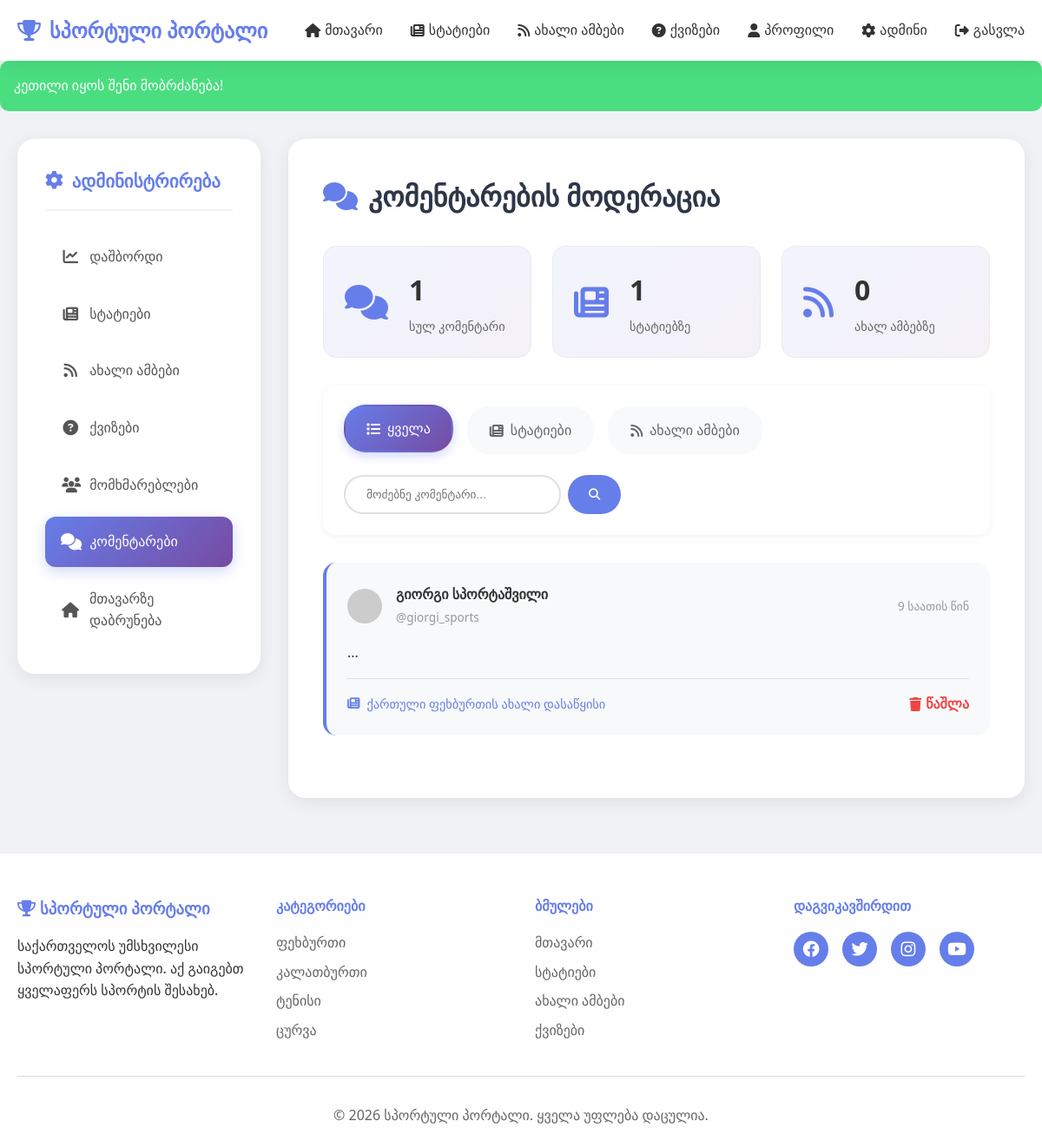
Page /admin/comments.php (signed in) on the committed database.
### tables this page shows
CREATE TABLE `comments` (
  `id` int(11) NOT NULL,
  `user_id` int(11) NOT NULL,
  `article_id` int(11) DEFAULT NULL,
  `news_id` int(11) DEFAULT NULL,
  `content` text NOT NULL,
  `created_at` timestamp NOT NULL DEFAULT current_timestamp()
);

CREATE TABLE `users` (
  `id` int(11) NOT NULL,
  `username` varchar(50) NOT NULL,
  `email` varchar(100) NOT NULL,
  `password` varchar(255) NOT NULL,
  `full_name` varchar(100) NOT NULL,
  `profile_image` varchar(255) DEFAULT 'default.jpg',
  `role` enum('user','admin') DEFAULT 'user',
  `created_at` timestamp NOT NULL DEFAULT current_timestamp(),
  `last_login` timestamp NULL DEFAULT NULL
);

CREATE TABLE `articles` (
  `id` int(11) NOT NULL,
  `user_id` int(11) NOT NULL,
  `title` varchar(200) NOT NULL,
  `content` text NOT NULL,
  `category` enum('ფეხბურთი','კალათბურთი','ტენისი','ცურვა','ძალოვანი სპორტი','სხვა') NOT NULL,
  `image` varchar(255) DEFAULT NULL,
  `views` int(11) DEFAULT 0,
  `status` enum('draft','published') DEFAULT 'published',
  `created_at` timestamp NOT NULL DEFAULT current_timestamp(),
  `updated_at` timestamp NOT NULL DEFAULT current_timestamp() ON UPDATE current_timestamp()
);

### admin/comments.php (the view, shortened to what this page needs)
<?php
require_once '../config/database.php';
require_once '../includes/functions.php';
$filter = $_GET['filter'] ?? 'all';
$search = $_GET['search'] ?? '';
$query = "
    SELECT c.*,
           u.username, u.full_name,
           a.title as article_title,
           n.title as news_title
    FROM comments c
    JOIN users u ON c.user_id = u.id
    LEFT JOIN articles a ON c.article_id = a.id
    LEFT JOIN news n ON c.news_id = n.id
    WHERE 1=1
";
$query .= " ORDER BY c.created_at DESC";
$stmt = $pdo->prepare($query);
$stmt->execute();
$comments = $stmt->fetchAll();
$stats = [
    'total' => count($comments),
    'articles' => count(array_filter($comments, fn($c) => $c['article_id'])),
    'news' => count(array_filter($comments, fn($c) => $c['news_id']))
];
include '../includes/header.php';
?>
<link rel="stylesheet" href="../css/admin_style.css">
<div class="container">
    <div class="admin-wrapper">
        <aside class="admin-sidebar">
            <h3><i class="fas fa-cog"></i> ადმინისტრირება</h3>
            <nav class="admin-nav">
                <a href="index.php"><i class="fas fa-chart-line"></i> დაშბორდი</a>
                <a href="articles.php"><i class="fas fa-newspaper"></i> სტატიები</a>
                <a href="news.php"><i class="fas fa-rss"></i> ახალი ამბები</a>
                <a href="quizzes.php"><i class="fas fa-question-circle"></i> ქვიზები</a>
                <a href="users.php"><i class="fas fa-users"></i> მომხმარებლები</a>
                <a href="comments.php" class="active"><i class="fas fa-comments"></i> კომენტარები</a>
                <a href="../index.php"><i class="fas fa-home"></i> მთავარზე დაბრუნება</a>
            </nav>
        </aside>
        <main class="admin-content">
            <h1><i class="fas fa-comments"></i> კომენტარების მოდერაცია</h1>
            <div class="comment-stats">
                <div class="stat-box">
                    <i class="fas fa-comments"></i>
                    <div>
                        <h3><?php echo $stats['total']; ?></h3>
                        <p>სულ კომენტარი</p>
                    </div>
                </div>
                <div class="stat-box">
                    <i class="fas fa-newspaper"></i>
                    <div>
                        <h3><?php echo $stats['articles']; ?></h3>
                        <p>სტატიებზე</p>
                    </div>
                </div>
                <div class="stat-box">
                    <i class="fas fa-rss"></i>
                    <div>
                        <h3><?php echo $stats['news']; ?></h3>
                        <p>ახალ ამბებზე</p>
                    </div>
                </div>
            </div>
            <div class="filter-section">
                <div class="filter-buttons">
                    <a href="comments.php?filter=all" class="filter-btn <?php echo $filter === 'all' ? 'active' : ''; ?>">
                        <i class="fas fa-list"></i> ყველა
                    </a>
                    <a href="comments.php?filter=articles" class="filter-btn <?php echo $filter === 'articles' ? 'active' : ''; ?>">
                        <i class="fas fa-newspaper"></i> სტატიები
                    </a>
                    <a href="comments.php?filter=news" class="filter-btn <?php echo $filter === 'news' ? 'active' : ''; ?>">
                        <i class="fas fa-rss"></i> ახალი ამბები
                    </a>
                </div>
                <form method="GET" class="search-form">
                    <input type="text" name="search" placeholder="მოძებნე კომენტარი..."
                           value="<?php echo clean_input($search); ?>">
                    <button type="submit"><i class="fas fa-search"></i></button>
                </form>
            </div>
            <div class="admin-section">
                <?php if (empty($comments)): ?>
                <p class="no-data">კომენტარები არ მოიძებნა</p>
                <?php else: ?>
                <div class="comments-grid">
                    <?php foreach ($comments as $comment): ?>
                    <div class="comment-card">
                        <div class="comment-header">
                            <div class="comment-user">
                                <img src="../uploads/profiles/<?php echo $comment['profile_image'] ?? 'default.jpg'; ?>"
                                     alt="<?php echo clean_input($comment['username']); ?>"
                                     onerror="this.src='https://via.placeholder.com/40'">
                                <div>
                                    <strong><?php echo clean_input($comment['full_name']); ?></strong>
                                    <span class="comment-username">@<?php echo clean_input($comment['username']); ?></span>
                                </div>
                            </div>
                            <span class="comment-date"><?php echo format_date($comment['created_at']); ?></span>
                        </div>
                        <div class="comment-content">
                            <p><?php echo nl2br(clean_input($comment['content'])); ?></p>
                        </div>
                        <div class="comment-meta">
                            <div class="comment-source">
                                <?php if ($comment['article_id']): ?>
                                <i class="fas fa-newspaper"></i>
                                <a href="../article.php?id=<?php echo $comment['article_id']; ?>" target="_blank">
                                    <?php echo truncate_text(clean_input($comment['article_title']), 40); ?>
                                </a>
                                <?php endif; ?>
                            </div>
                            <a href="comments.php?delete=<?php echo $comment['id']; ?>&filter=<?php echo $filter; ?>&search=<?php echo urlencode($search); ?>"
                               class="delete-comment-btn"
                               onclick="return confirm('დარწმუნებული ხართ რომ გსურთ კომენტარის წაშლა?');">
                                <i class="fas fa-trash"></i> წაშლა
                            </a>
                        </div>
                    </div>
                    <?php endforeach; ?>
                </div>
                <?php endif; ?>
            </div>
        </main>
    </div>
</div>
<?php include '../includes/footer.php'; ?>

### css/style.css (style rules this page uses)
* { margin: 0; padding: 0; box-sizing: border-box; }
html { scroll-behavior: smooth; scroll-padding-top: 120px; }
body { font-family: 'Segoe UI', Tahoma, Geneva, Verdana, sans-serif; line-height: 1.6; color: #333; background: linear-gradient(135deg, #667eea 0%, #764ba2 100%); min-height: 100vh; }
.container { max-width: 1200px; margin: 0 auto; padding: 0 20px; }

### admin/comments.php (style rules this page uses)
.comment-stats { display: grid; grid-template-columns: repeat(auto-fit, minmax(200px, 1fr)); gap: 1.5rem; margin-bottom: 2rem; }
.stat-box { background: linear-gradient(135deg, #667eea15, #764ba215); padding: 1.5rem; border-radius: 15px; display: flex; align-items: center; gap: 1.5rem; }
.stat-box i { font-size: 2.5rem; color: #667eea; }
.stat-box h3 { font-size: 2rem; color: #333; margin-bottom: 0.3rem; }
.stat-box p { color: #666; font-size: 0.9rem; }
.filter-section { background: white; padding: 1.5rem; border-radius: 15px; margin-bottom: 2rem; display: flex; justify-content: space-between; align-items: center; gap: 1.5rem; flex-wrap: wrap; }
.filter-buttons { display: flex; gap: 1rem; }
.filter-btn { padding: 0.8rem 1.5rem; border-radius: 25px; text-decoration: none; color: #666; background: #f8f9fa; transition: all 0.3s; display: flex; align-items: center; gap: 8px; font-weight: 500; }
.filter-btn:hover, .filter-btn.active { background: linear-gradient(135deg, #667eea, #764ba2); color: white; }
.search-form { display: flex; gap: 0.5rem; }
.search-form input { padding: 0.8rem 1.5rem; border: 2px solid #e0e0e0; border-radius: 25px; min-width: 250px; outline: none; }
.search-form button { padding: 0.8rem 1.5rem; background: #667eea; color: white; border: none; border-radius: 25px; cursor: pointer; transition: all 0.3s; }
.comments-grid { display: grid; gap: 1.5rem; }
.comment-card { background: #f8f9fa; padding: 1.5rem; border-radius: 15px; border-left: 4px solid #667eea; }
.comment-header { display: flex; justify-content: space-between; align-items: center; margin-bottom: 1rem; }
.comment-user { display: flex; align-items: center; gap: 1rem; }
.comment-user img { width: 40px; height: 40px; border-radius: 50%; object-fit: cover; }
.comment-user strong { display: block; color: #333; }
.comment-username { color: #999; font-size: 0.85rem; }
.comment-date { color: #999; font-size: 0.85rem; }
.comment-content { margin-bottom: 1rem; }
.comment-content p { color: #333; line-height: 1.6; }
.comment-meta { display: flex; justify-content: space-between; align-items: center; padding-top: 1rem; border-top: 1px solid #e0e0e0; }
.comment-source { display: flex; align-items: center; gap: 8px; color: #666; font-size: 0.9rem; }
.comment-source i { color: #667eea; }
.comment-source a { color: #667eea; text-decoration: none; }
.delete-comment-btn { color: #ef4444; text-decoration: none; font-weight: 600; display: flex; align-items: center; gap: 5px; transition: all 0.3s; }

### rows in the picture
comments: article+news "1", article+news "0", user.full_name "გიორგი სპორტაშვილი", user.username "giorgi_sports", created_at "9 საათის წინ", content "...", article.title "ქართული ფეხბურთის ახალი დასაწყისი"

### other values in the picture
SITE_NAME "სპორტული პორტალი"
clean_input($_SESSION['message']) "კეთილი იყოს შენი მობრძანება!"
